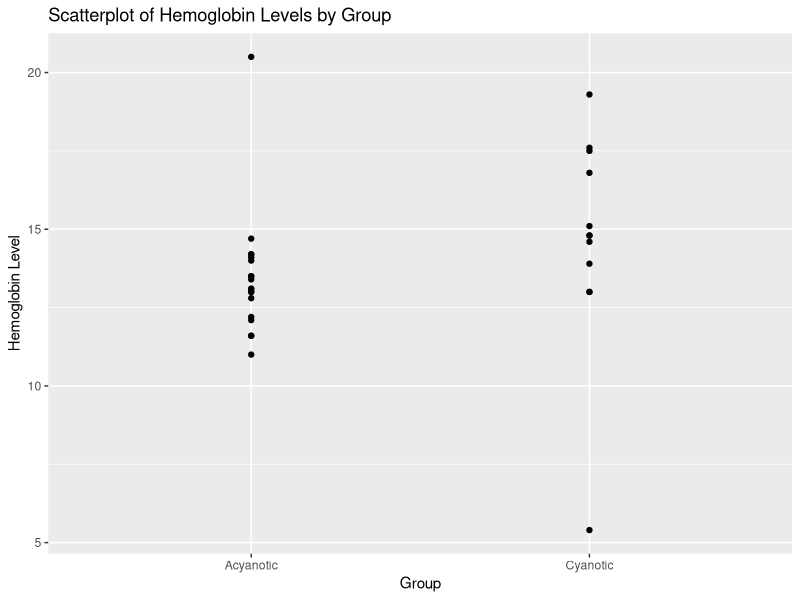
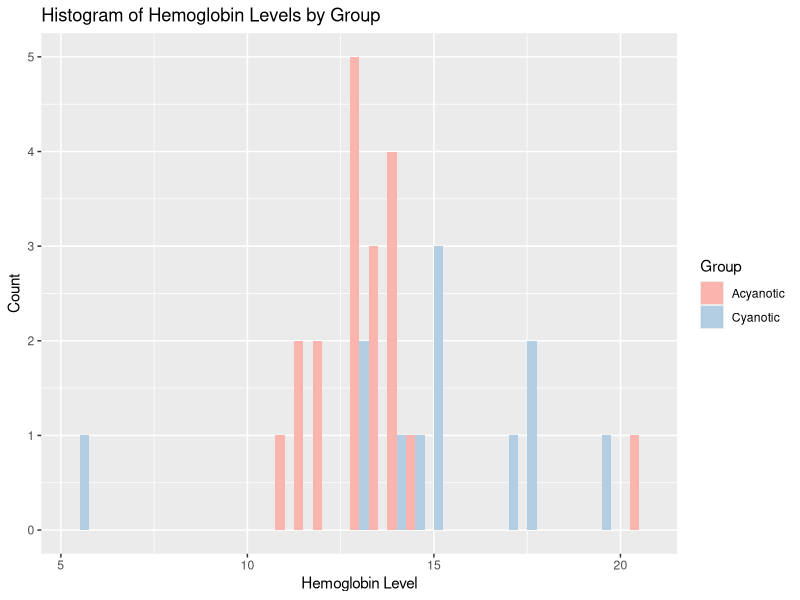
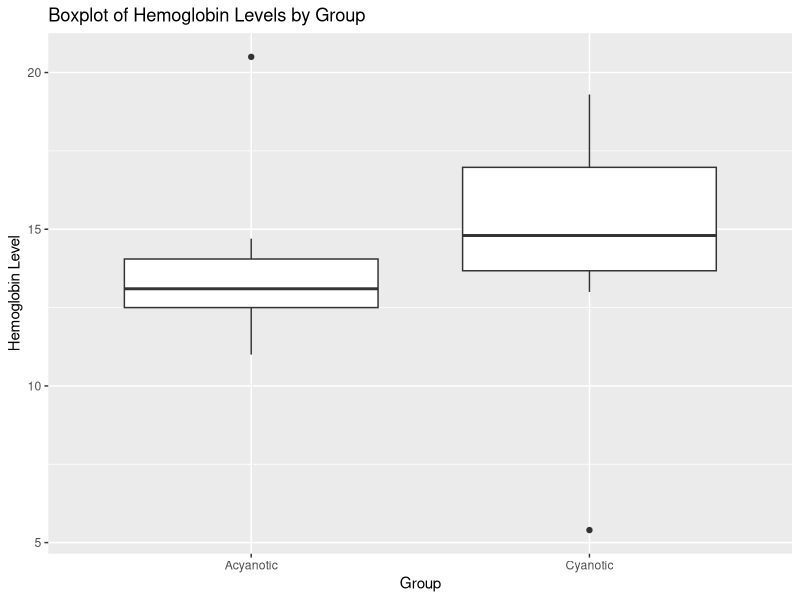

These figures' R source, in order:
#Install ggplot
install.packages("ggplot2")
library(ggplot2)

#Create the data
acyanotic<- c(13.1, 14.0, 13.0, 14.2, 11.0, 12.2, 13.1, 11.6, 14.2, 20.5, 13.4, 13.5, 11.6, 12.1, 13.5, 13.0, 14.1, 14.7, 12.8)
cyanotic<- c(13.0, 16.8, 17.6, 14.8, 13.9, 14.6, 13.0, 17.5, 14.8, 15.1, 19.3, 5.4)# Combine into a data framehemoglobin <-data.frame(Level = c(acyanotic, cyanotic),Group = rep(c("Acyanotic", "Cyanotic"), c(length(acyanotic), length(cyanotic))))ASSIGNMENT


# Combine into a data frame
hemoglobin <- data.frame(
  Level = c(acyanotic, cyanotic),
  Group = rep(c("Acyanotic", "Cyanotic"), c(length(acyanotic), length(cyanotic))))

# Scatterplot
ggplot(hemoglobin, aes(x = Group, y = Level)) +
  geom_point() +
  labs(title = "Scatterplot of Hemoglobin Levels by Group",
       x = "Group",
       y = "Hemoglobin Level")

#Histogram
ggplot(hemoglobin, aes(x=Level, fill=Group))  +
  geom_histogram(position = "dodge", binwidth = 0.5) +
  labs(title = "Histogram of Hemoglobin Levels by Group",
       x = "Hemoglobin Level",
       y = "Count") +
  scale_fill_brewer(palette = "Pastel1") 


#Boxplot

ggplot(hemoglobin, aes(x = Group, y = Level)) +
  geom_boxplot() +
  labs(title = "Boxplot of Hemoglobin Levels by Group",
                       x = "Group",
                       y = "Hemoglobin Level")

